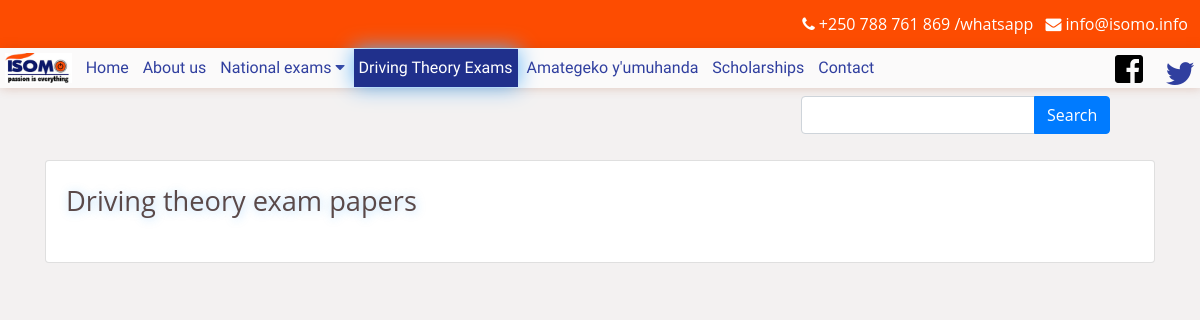
The app's page /driving_theory_exams/kin, older data.
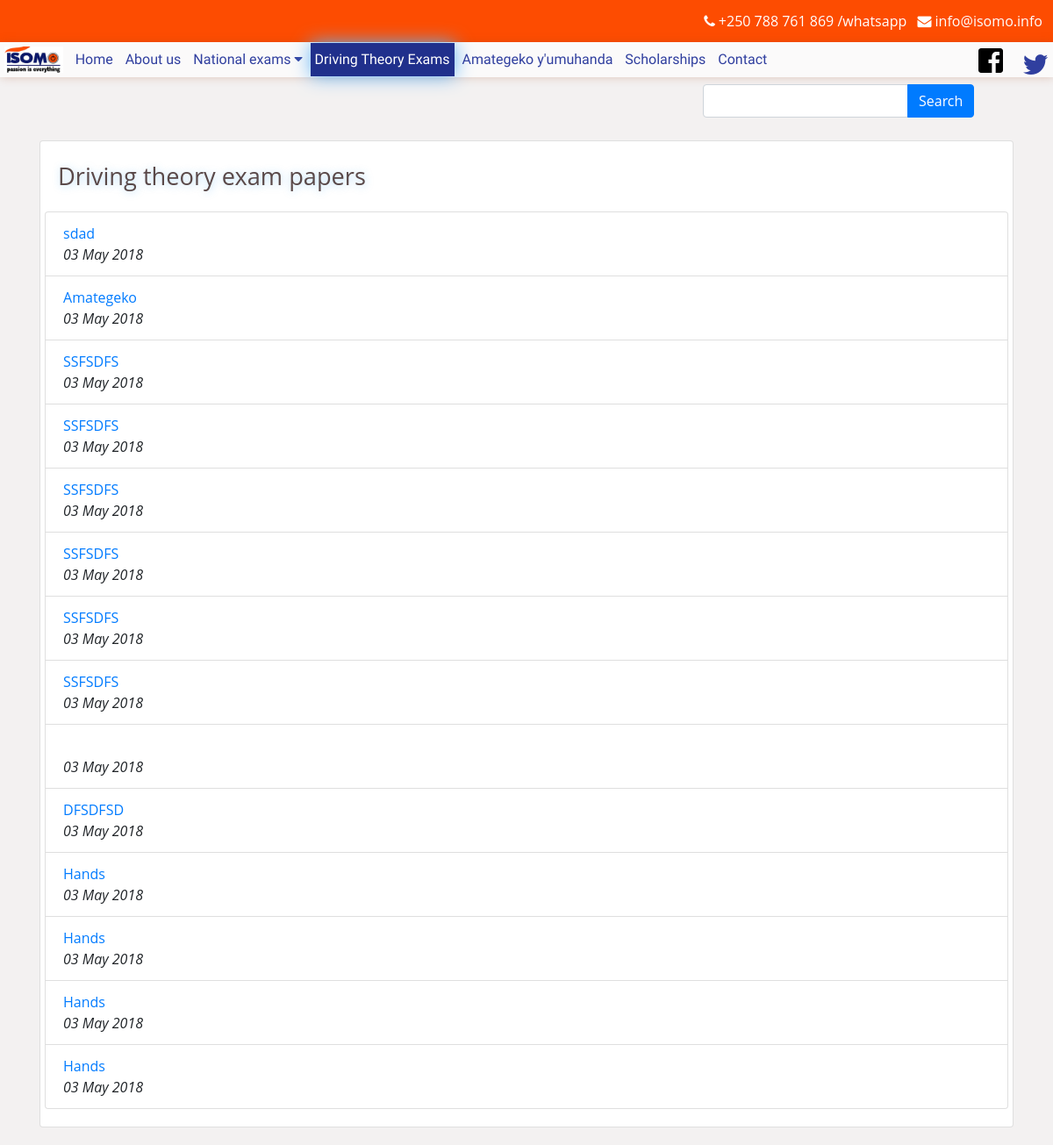
The same page, newer data.
### tables this page shows
CREATE TABLE `papers` (
  `id` int(11) NOT NULL,
  `name` varchar(64) NOT NULL,
  `subject` int(11) NOT NULL,
  `level` varchar(16) DEFAULT NULL,
  `file` varchar(1024) NOT NULL,
  `year` int(11) DEFAULT NULL,
  `done_date` date DEFAULT NULL COMMENT 'The date when the exam was done',
  `answers` int(11) DEFAULT NULL COMMENT 'references id for answers',
  `date` timestamp NOT NULL DEFAULT CURRENT_TIMESTAMP ON UPDATE CURRENT_TIMESTAMP
);

### class.paper.php (called while the page is built, shortened)
<?php
class paper{
	public function getDrivingPaper($lang = ''){
		global $db;
		$sql = "SELECT papers.*, subjects.name as subjectname, subjects.language as lang FROM papers JOIN subjects ON subjects.id = papers.subject JOIN subject_type ON subject_type.id = subjects.type WHERE subjects.language LIKE \"%$lang%\" AND subject_type.name = \"driving_exam\" ORDER BY papers.date DESC ";
		$query = $db->query($sql) or die("Can't get people with lang $db->error");
		$papers = $ret = array();
		while ($data = $query->fetch_assoc()) {
			$paper_data = $data;
			$paper_data['link'] = "papers/get/".stripURL($data['name']);
			$ret[] = $paper_data;
		}
		return $ret;
	}
}
?>

### functions.php (called while the page is built, shortened)
<?php
	function page_level(){
		$request_uri = trim($_SERVER['REQUEST_URI'], "/");
		$level = count(explode("/", $request_uri));
		return $level;
	}
	function get_file($filename){
		$plevel = page_level();
		$file = "";
		for($n=0; $n<$plevel; $n++){
			$file .= "../";
		}
		$file .= "$filename";
		return $file;
	}
	function stripURL($text){
		return strtolower(str_ireplace(" ", "_", $text));
	}
?>

### driving_theory_exams.php (the view, shortened to what this page needs)
<!DOCTYPE html>
<html>
<head>
	<?php
		include 'functions.php';
		include_once 'class.paper.php';
		$Paper = new paper();
		$cpage = trim($_SERVER['REQUEST_URI'], "/");
		$page_parts = explode("/", str_ireplace("driving_theory_exams", "", $cpage));
		$page_parts = array_values(array_filter($page_parts));
		if(count($page_parts) == 0){
			$page_name = "home";
		}else{
			$first_menu = $page_parts[0];
			if($first_menu == 'en' || $first_menu == 'fr' || $first_menu == 'kin'){
				$page_name = $first_menu;
			}
		}
		include 'modules/head.php';
	?>
</head>
<body>
	<?php include "modules/menu.php"; ?>
	<div class="container">
		<div class="card">
			<div class="card-body">
				<h1 class="card-title page-title">Driving theory exam papers</h1>
				<?php if($page_name == 'home'){ ?>
					<div class="row">
						<div class="col-md-12">
							<p class="text-muted">Choose language</p>
						</div>
						<div class="col-md-4">
							<a href="<?php echo get_file("$cpage/kin") ?>"><img class="s_small_logo" src="<?php echo get_file('img/rwandaflag.svg'); ?>"><span> Kinyarwanda</span></a>
						</div>
						<div class="col-md-4">
							<a href="<?php echo get_file("$cpage/en") ?>"><img class="s_small_logo" src="<?php echo get_file('img/en.png'); ?>"> English</a>
						</div>
						<div class="col-md-4">
							<a href="<?php echo get_file("$cpage/fr") ?>"><img class="s_small_logo" src="<?php echo get_file('img/french.png'); ?>"> French</a>
						</div>
					</div>
					<div class="mt-4"></div>
					<div class="row">
						<div class="col-md-12">
							<ul class="list-group">
							<?php
								$papers = $Paper->getDrivingPaper();
								for($n=0; $n<count($papers); $n++){
									$paper_data = $papers[$n];
									?>
										<li class="list-group-item dblock">
											<a href="<?php echo get_file($paper_data['link']) ?>"><?php echo $paper_data['name']; ?></a><br />
											<p class="font-italic text-small"><?php echo date("d F Y", strtotime($paper_data['date'])) ?></p>
											<?php
												if(!empty($paper_data['answers'])){
													?>
														<p class="text-success">Answers available</p>
													<?php
												}
											?>
										</li>
									<?php
								}
							?>
							</ul>
						</div>
					</div>
				<?php }else{
					?>
					<div class="row">
						<div class="col-md-12">
							<ul class="list-group">
							<?php
								$papers = $Paper->getDrivingPaper($page_name);
								for($n=0; $n<count($papers); $n++){
									$paper_data = $papers[$n];
									?>
										<li class="list-group-item dblock">
											<a href="<?php echo get_file($paper_data['link']) ?>"><?php echo $paper_data['name']; ?></a><br />
											<p class="font-italic text-small"><?php echo date("d F Y", strtotime($paper_data['date'])) ?></p>
										</li>
									<?php
								}
							?>
							</ul>
						</div>
					</div>
					<?php
				} ?>
			</div>
		</div>
	</div>
</body>
</html>

Row changes from the older to the newer data that the page shows:
added papers: name "sdad", date "03 May 2018"
added papers: name "Amategeko", date "03 May 2018"
added papers: name "SSFSDFS", date "03 May 2018"
added papers: name "SSFSDFS", date "03 May 2018"
added papers: name "SSFSDFS", date "03 May 2018"
added papers: name "SSFSDFS", date "03 May 2018"
added papers: name "SSFSDFS", date "03 May 2018"
added papers: name "SSFSDFS", date "03 May 2018"
added papers: date "03 May 2018"
added papers: name "DFSDFSD", date "03 May 2018"
added papers: name "Hands", date "03 May 2018"
added papers: name "Hands", date "03 May 2018"
added papers: name "Hands", date "03 May 2018"
added papers: name "Hands", date "03 May 2018"
